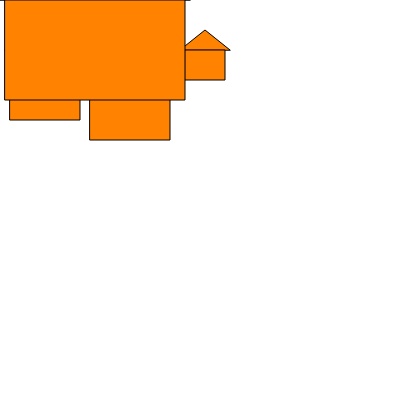
Frame 1 (no input)
Frame 60 (no input): identical to frame 1, image omitted
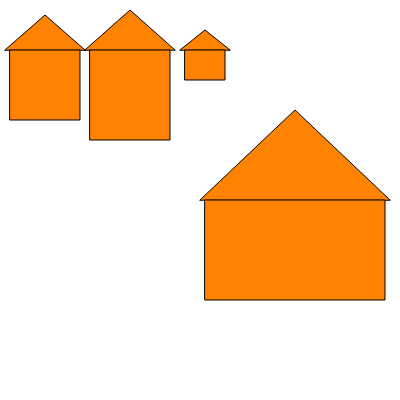
Frame 120 (the mouse pressed at the canvas centre since frame 60)

The p5.js sketch that drew these frames (run headless with seeded random() and noise() and a simulated clock; from frame 60 on, the mouse is pressed at the canvas centre):

// p5.js sketch
// ── sketch.js
function setup() {//defines the actions carried out by the setup function
  createCanvas(400, 400)//creates canvas to draw on
  background(255)//sets backround colour
}

function draw() {//defines the actions carried out by the draw function
background(255)
house(5, 50, 70, 70)
house(85, 50, 80, 90)
house(180, 50, 40, 30)
  house(mouseX, mouseY, 180, 100)
}
//x is an interger type and represents distance(in pixles) from the x axis
//y is an interger type and represents distance(in pixles) from the y axis
// size represents the length(in pixles) of the sides of the square/rectangle
//the square function takes three integers and passes the value of 'x' into the x variable of function rectangle. it repeats the process with y
//it then passes the size integer into both of the size integers of the rectangle function. 
function square(x, y, size) {
  rect(x, y, size, size)
}

function roof(x, y, width) {
  fill(255, 130, 0)//sets the colour of the drawings
  stroke(0)//sets the outline colour of the drawings
  triangle(x, y, x + (width / 2 + 5), y - (width / 2), x + (width + 10), y)//defines the perameters of the triangle

}

function house(x, y, width, height) {
  roof(x, y, width)
  rect(x + 5, y, width, height)//defines the perameters of the rectangle

}
